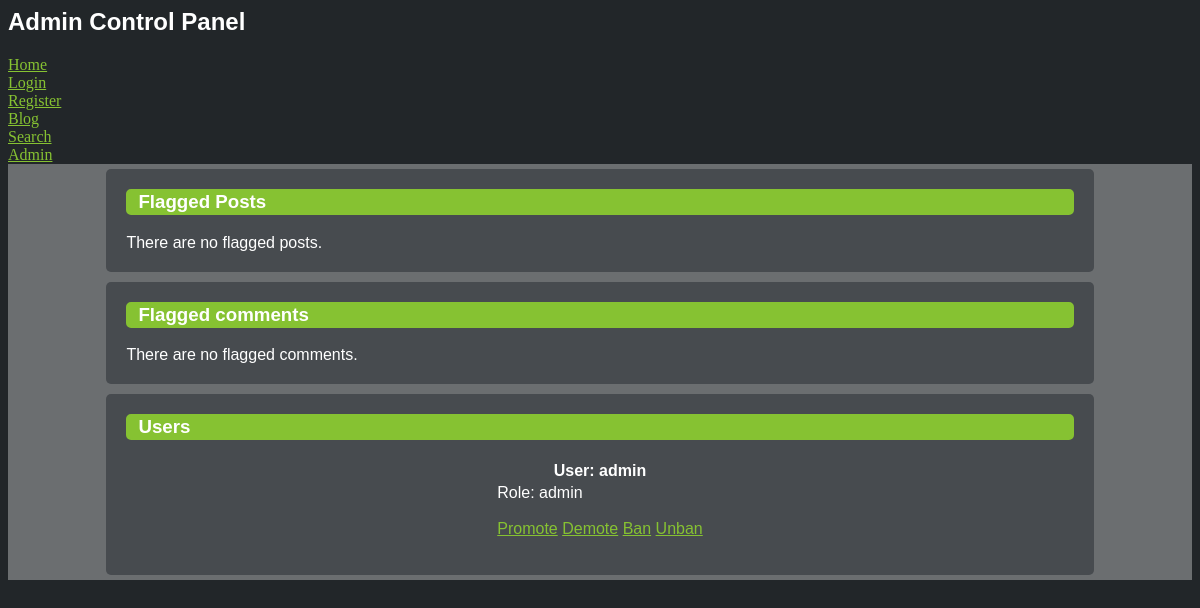
The app's page /admin.php, older data.
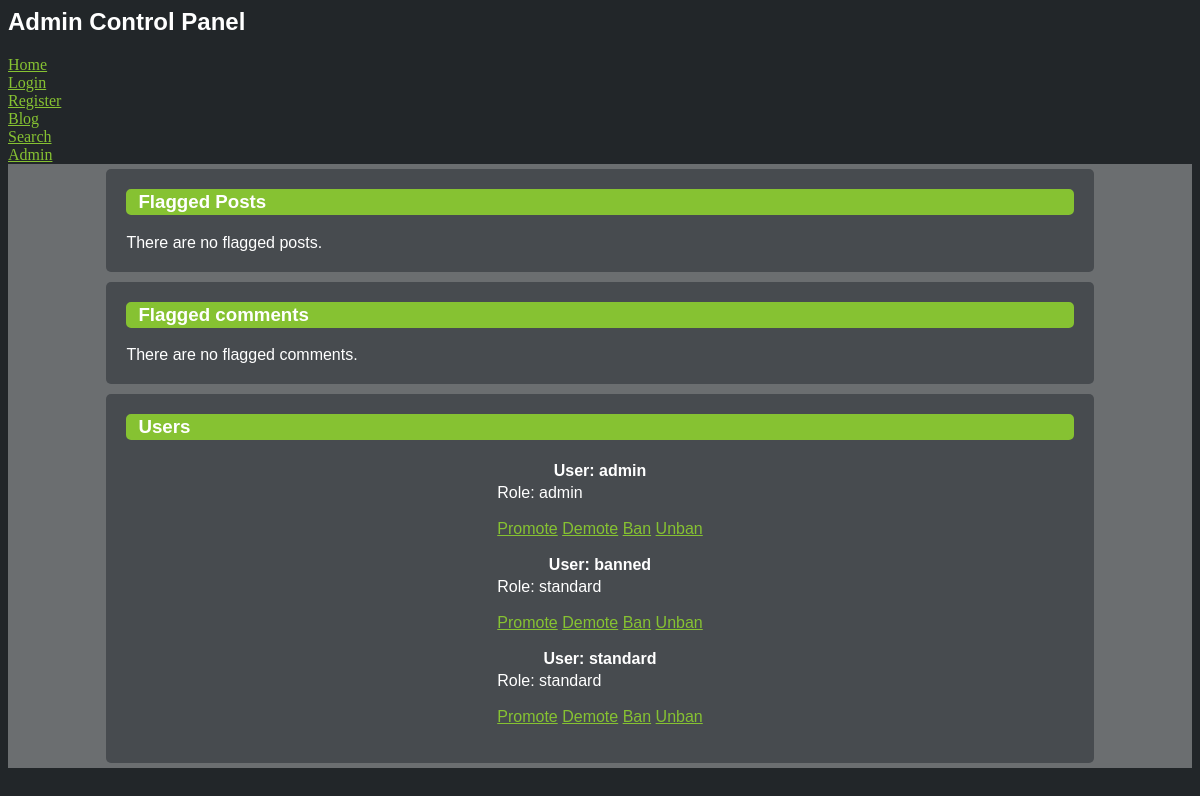
The same page, newer data.
### tables this page shows
CREATE TABLE `users` (
  `id` int(11) NOT NULL,
  `username` varchar(16) NOT NULL,
  `email` varchar(50) NOT NULL,
  `password` text NOT NULL,
  `role` varchar(100) NOT NULL DEFAULT 'standard',
  `banned` tinyint(1) NOT NULL DEFAULT '0'
);

### myfuncs.php (the view, shortened to what this page needs)
<?php
function dbConnect() {
    $link = mysqli_connect("localhost:3307", "root", "root", "cst126milestoneproject");
    return $link;
}
function adminControl() {
    $link = dbConnect();
    $query = "SELECT * FROM `users`";
    $result = $link->query($query);
    $data = $result->fetch_assoc();
    if ($result) {
        if ($data["role"] == "admin") {
            echo '<a href="admin.php">Admin</a>';
        }
    }
}
function populateAdmin() {
    $link = dbConnect();
    $roleQuery = "SELECT * FROM `users`";
    $roleResult = mysqli_query($link, $roleQuery);
    $roleData = $roleResult->fetch_assoc();
    echo "<div><form><table>";
    echo "<h3>Flagged Posts</h3>";
    echo "</table></form></div>";
    echo "<div><form><table>";
    echo "<h3>Flagged comments</h3>";
    echo "</table></form></div>";
    $userQuery = "SELECT * FROM `users`";
    $userResult = $link->query($userQuery);
    echo "<div><form><table>";
    echo "<h3>Users</h3>";
    while ($row = mysqli_fetch_assoc($userResult)) {
            $user = $row["username"];
            $role = $row["role"];
            echo "<th>User: " . $user . "</th><tr><td>Role: " . $role . "</td></tr>";
            if ($roleResult) {
                if ($roleData["role"] == "admin") {
                    echo "<tr><td>";
                    echo '<a href="admin.php?promoteID=' . $row['id'] . '">Promote</a>';
                    echo '<a href="admin.php?demoteID=' . $row['id'] . '">Demote</a>';
                    echo '<a href="admin.php?banID=' . $row['id'] . '">Ban</a>';
                    echo '<a href="admin.php?unbanID=' . $row['id'] . '">Unban</a>';
                    echo "</td></tr>";
                }
            }
        }
        echo "</table></form></div>";
}
?>

### admin.php (shortened to what this page needs)
<head>
    <link rel="stylesheet" href="style.css">
</head>
<header>
	<h2>Admin Control Panel</h2>
	<a href="index.html">Home</a><br>
	<a href="login.html">Login</a><br>
	<a href="signUp.html">Register</a><br>
	<a href="blog.php">Blog</a><br>
	<a href="search.php">Search</a><br>
	<?php
	   include 'myfuncs.php';
	   adminControl();
	?>
</header>
<body>
    <?php
        populateAdmin();
    ?>
</body>

### style.css (style rules this page uses)
body { background-color: #222629; }
form { background-color: #474B4F; color: white; font-family: Arial; text-align: left; margin: 0 auto; padding: 20px; border-radius: 5px; width: 80%; display: table; }
a { color: #86C232; }
h2 { font-family: Arial; color: white; }
h3 { font-family: Arial; border: 2px solid #86C232; background-color: #86C232; text-align: left; padding-left: 10px; border-radius: 5px; }
div { background-color: #6B6E70; padding-top: 5px; padding-bottom: 5px; color: white; font-family: Arial; }
tr, td, th { font-family: Arial; color: white; }
table { margin-left: auto; margin-right: auto; border-collapse: separate; }
td { padding-bottom: 15px; }

Row changes from the older to the newer data that the page shows:
added users: username "banned", role "standard"
added users: username "standard", role "standard"
